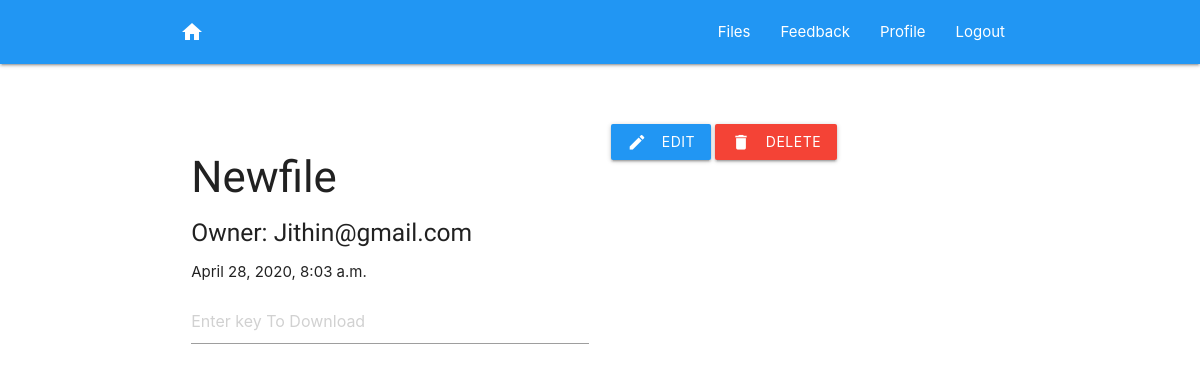
Screenshot of /files/detail/4 (signed in) with the database file from the repository.
### encryptedfile/models.py (models this page shows, shortened)
class EncryptedFile(models.Model):
    user= models.ForeignKey(MyUser, on_delete=models.CASCADE)
    file_name=models.CharField(max_length=100)
    file_password = models.CharField(max_length=255)
    file_key = models.BinaryField(editable=False,max_length=255)
    file_url = models.FileField(upload_to=user_file_upload)
    created_at = models.DateTimeField(auto_now_add=True)

### customuser/models.py (models this page shows, shortened)
class MyUser(AbstractBaseUser):
    email = models.EmailField(max_length=255, unique=True)
    adhar_id = models.IntegerField(unique=True)
    username = models.CharField(max_length=255)
    is_active=models.BooleanField(default=True)
    is_admin=models.BooleanField(default=False)
    is_staff=models.BooleanField(default=False)
    objects = MyUserManager()
    USERNAME_FIELD='adhar_id'
    REQUIRED_FIELDS=['email', 'username']
    def __str__(self):
        return self.email

### encryptedfile/views.py (the view)
# urls.py: path('detail/<int:pk>', views.FileDetailView.as_view(), name='file_detail'),
class FileDetailView(LoginRequiredMixin, DetailView):
    model = EncryptedFile
    template_name = "encryptedfile/file_detail.html"

### encryptedfile/templates/encryptedfile/file_detail.html (shortened to what this page needs)
{% extends 'base/base.html' %}
{% block content %}
    <section>
        {% include 'base/second_navbar.html' %}
        <div class="container mt-5">
            <div class="row">
                <div class="col s6">
                    <h3>{{ object.file_name | capfirst }}</h3>
                    <h5>Owner: {{ user | capfirst }}</h5>
                    <p>{{ encryptedfile.created_at }}</p>
                    <input placeholder="Enter key To Download" data-id="{{ encryptedfile.id }}" type="text" id="password_ctrl" >
                </div>
                <div class="col s6">
                     <a href="{% url 'file_update' pk=object.id %}" class="waves-effect blue waves-light btn"><i class="material-icons left">edit</i>edit</a>
                    <a href="{% url 'file_delete' pk=object.id %}" class="waves-effect red waves-light btn"><i class="material-icons left">delete</i>delete</a>
                </div>
            </div>
        </div>
    </section>
{% endblock %}

### static/css/style.css (style rules this page uses)
html { margin:0; padding:0; }
h1,h2,h3,h4,h5,h6 { font-family:'Teko'; }
.mt-5 { margin-top: 5%; }

### rows the page displays
EncryptedFile: file_name "Newfile", created_at "April 28, 2020, 8:03 a.m."
MyUser: email "Jithin@gmail.com"
